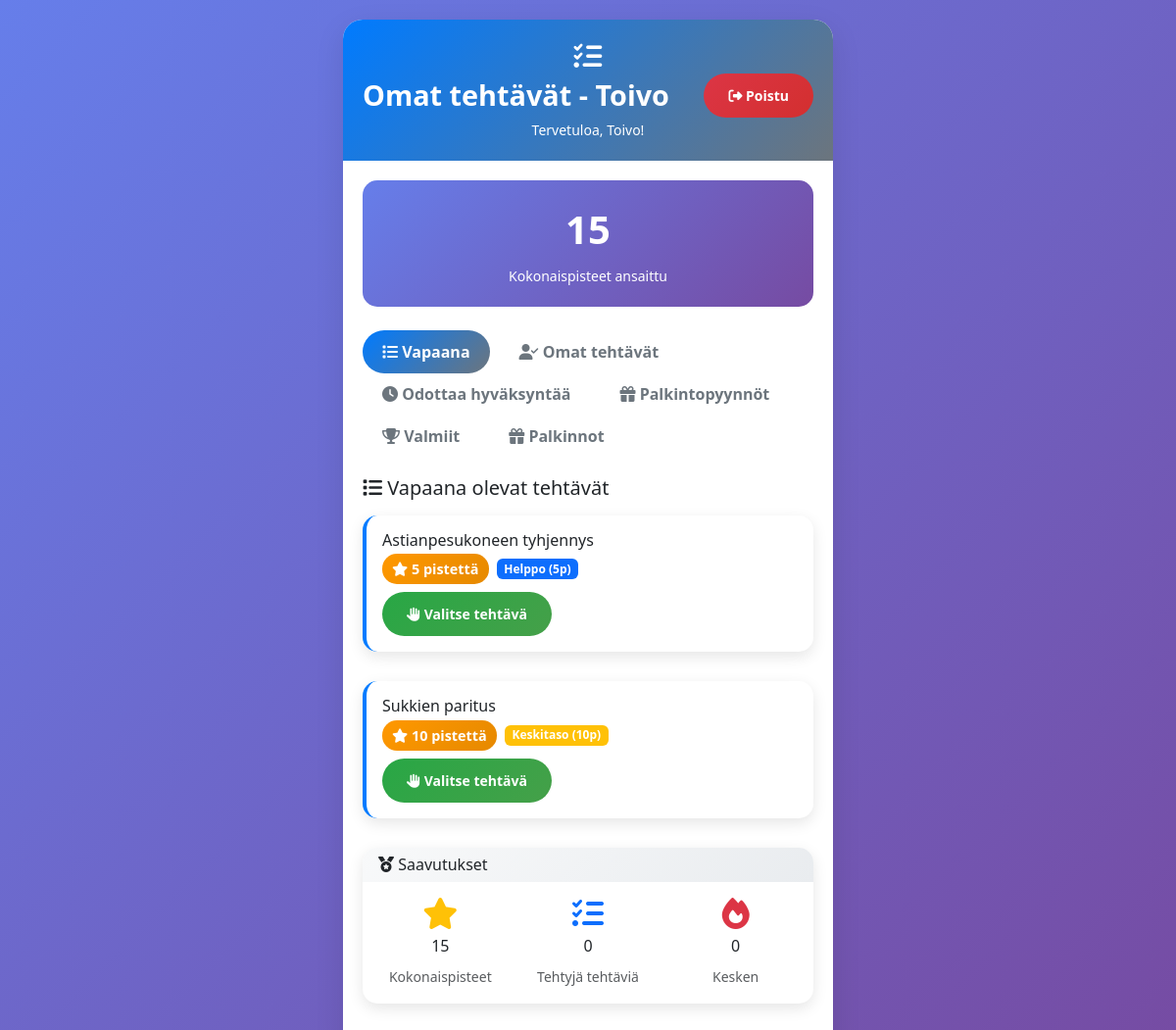
Page /child/dashboard (signed in) on the committed database.
### app.py (models this page shows)
class User(db.Model):
    id = db.Column(db.Integer, primary_key=True)
    username = db.Column(db.String(80), unique=True, nullable=False)
    password_hash = db.Column(db.String(120), nullable=False)
    role = db.Column(db.String(20), nullable=False)  # 'parent' or 'child'
    points = db.Column(db.Integer, default=0)
    created_at = db.Column(db.DateTime, default=datetime.utcnow)

class Task(db.Model):
    id = db.Column(db.Integer, primary_key=True)
    title = db.Column(db.String(100), nullable=False)
    description = db.Column(db.Text)
    points = db.Column(db.Integer, default=0)
    difficulty = db.Column(db.String(20), default='easy')  # easy, medium, hard
    status = db.Column(db.String(20), default='available')  # available, in_progress, completed, pending_approval
    assigned_to = db.Column(db.Integer, db.ForeignKey('user.id'), nullable=True)
    created_at = db.Column(db.DateTime, default=datetime.utcnow)
    completed_at = db.Column(db.DateTime, nullable=True)
    due_date = db.Column(db.DateTime, nullable=True)
    always_available = db.Column(db.Boolean, default=False)
    assigned_children = db.Column(db.String(200), nullable=True)  # Comma-separated list of child IDs
    template_id = db.Column(db.Integer, db.ForeignKey('task_template.id'), nullable=True)

class DifficultySetting(db.Model):
    id = db.Column(db.Integer, primary_key=True)
    name = db.Column(db.String(50), nullable=False)  # e.g., 'easy', 'medium', 'hard'
    display_name = db.Column(db.String(50), nullable=False)  # e.g., 'Helppo', 'Keskitaso', 'Vaikea'
    points = db.Column(db.Integer, nullable=False)
    color = db.Column(db.String(20), default='secondary')  # Bootstrap color class
    created_at = db.Column(db.DateTime, default=datetime.utcnow)

### app.py (the view)
@app.route('/child/dashboard')
def child_dashboard():
    if 'user_id' not in session or session['role'] != 'child':
        return redirect(url_for('login'))
    user = db.session.get(User, session['user_id'])
    all_tasks = Task.query.filter(
        (Task.status == 'available') |
        ((Task.always_available == True) & (Task.status != 'completed'))
    ).all()
    print(f"DEBUG: Child {user.username} - Found {len(all_tasks)} total tasks (available or always_available but not completed)")
    for task in all_tasks:
        print(f"DEBUG: Task ID {task.id}, Title: {task.title}, Status: {task.status}, Always Available: {task.always_available}, Assigned Children: {task.assigned_children}")
    available_tasks = []
    for task in all_tasks:
        is_assigned = True
        if task.assigned_children:
            assigned_child_ids = [int(x.strip()) for x in task.assigned_children.split(',') if x.strip()]
            if user.id not in assigned_child_ids:
                is_assigned = False
        if not is_assigned:
            continue
        if task.status == 'available' or task.always_available:
            available_tasks.append(task)
    print(f"DEBUG: Child {user.username} - Final available tasks: {len(available_tasks)}")
    for task in available_tasks:
        print(f"DEBUG: Available Task ID {task.id}, Title: {task.title}, Status: {task.status}")
    my_tasks = Task.query.filter_by(assigned_to=user.id, status='in_progress').order_by(Task.title.asc()).all()
    pending_tasks = Task.query.filter_by(assigned_to=user.id, status='pending_approval').order_by(Task.title.asc()).all()
    completed_tasks = TaskCompletion.query.filter_by(user_id=user.id).order_by(TaskCompletion.completed_at.desc()).limit(10).all()
    available_tasks.sort(key=lambda x: x.title)
    pending_reward_purchases = RewardPurchase.query.filter_by(
        user_id=user.id,
        approved_by_parent=False
    ).order_by(RewardPurchase.purchased_at.desc()).all()
    difficulty_settings = DifficultySetting.query.order_by(DifficultySetting.points.asc()).all()
    return render_template('child_dashboard.html',
                         available_tasks=available_tasks,
                         my_tasks=my_tasks,
                         pending_tasks=pending_tasks,
                         completed_tasks=completed_tasks,
                         pending_reward_purchases=pending_reward_purchases,
                         difficulty_settings=difficulty_settings,
                         user=user)

### templates/child_dashboard.html (shortened to what this page needs)
{% extends "base.html" %}
{% block header %}
<div class="d-flex justify-content-between align-items-center">
    <span>Omat tehtävät - {{ user.username }}</span>
    <a href="{{ url_for('logout') }}" class="btn btn-danger btn-sm">
        <i class="fas fa-sign-out-alt"></i> Poistu
    </a>
</div>
{% endblock %}
{% block content %}
<div class="stats-card mb-4">
    <div class="stats-number">{{ user.points }}</div>
    <small>Kokonaispisteet ansaittu</small>
</div>
<ul class="nav nav-tabs" id="childTabs" role="tablist">
    <li class="nav-item" role="presentation">
        <button class="nav-link {% if not my_tasks %}active{% endif %}" id="available-tab" data-bs-toggle="tab" data-bs-target="#available" type="button" role="tab">
            <i class="fas fa-list"></i> Vapaana
        </button>
    </li>
    <li class="nav-item" role="presentation">
        <button class="nav-link {% if my_tasks %}active{% endif %}" id="my-tasks-tab" data-bs-toggle="tab" data-bs-target="#my-tasks" type="button" role="tab">
            <i class="fas fa-user-check"></i> Omat tehtävät
        </button>
    </li>
    <li class="nav-item" role="presentation">
        <button class="nav-link" id="pending-tab" data-bs-toggle="tab" data-bs-target="#pending" type="button" role="tab">
            <i class="fas fa-clock"></i> Odottaa hyväksyntää
        </button>
    </li>
    <li class="nav-item" role="presentation">
        <button class="nav-link" id="pending-rewards-tab" data-bs-toggle="tab" data-bs-target="#pending-rewards" type="button" role="tab">
            <i class="fas fa-gift"></i> Palkintopyynnöt
        </button>
    </li>
    <li class="nav-item" role="presentation">
        <button class="nav-link" id="completed-tab" data-bs-toggle="tab" data-bs-target="#completed" type="button" role="tab">
            <i class="fas fa-trophy"></i> Valmiit
        </button>
    </li>
    <li class="nav-item" role="presentation">
        <button class="nav-link" id="rewards-tab" data-bs-toggle="tab" data-bs-target="#rewards" type="button" role="tab">
            <i class="fas fa-gift"></i> Palkinnot
        </button>
    </li>
</ul>
<div class="tab-content" id="childTabsContent">
    <div class="tab-pane fade {% if not my_tasks %}show active{% endif %}" id="available" role="tabpanel">
        <h5 class="mb-3"><i class="fas fa-list"></i> Vapaana olevat tehtävät</h5>
        {% if available_tasks %}
            {% for task in available_tasks %}
            <div class="card task-card {{ task.difficulty }}">
                <div class="card-body">
                    <div class="d-flex justify-content-between align-items-start">
                        <div class="flex-grow-1">
                            <h6 class="card-title mb-1">{{ task.title }}</h6>
                            <div class="d-flex align-items-center gap-2 mb-2">
                                <span class="points-badge">
                                    <i class="fas fa-star"></i> {{ task.points }} pistettä
                                </span>
                                {% for difficulty_setting in difficulty_settings %}
                                    {% if difficulty_setting.name == task.difficulty %}
                                        <span class="badge bg-{{ difficulty_setting.color }}">
                                            {{ difficulty_setting.display_name }}
                                        </span>
                                    {% endif %}
                                {% endfor %}
                            </div>
                            <a href="{{ url_for('pick_task', task_id=task.id) }}" class="btn btn-success btn-sm">
                                <i class="fas fa-hand-paper"></i> Valitse tehtävä
                            </a>
                        </div>
                    </div>
                </div>
            </div>
            {% endfor %}
        {% else %}
            <div class="text-center py-4">
                <i class="fas fa-clipboard-list fa-3x text-muted mb-3"></i>
                <h5 class="text-muted">Ei vapaana olevia tehtäviä</h5>
                <p class="text-muted">Tarkista myöhemmin uusien tehtävien varalta!</p>
            </div>
        {% endif %}
    </div>
</div>
<div class="card mt-4">
    <div class="card-header">
        <h6 class="mb-0"><i class="fas fa-medal"></i> Saavutukset</h6>
    </div>
    <div class="card-body">
        <div class="row text-center">
            <div class="col-4">
                <i class="fas fa-star fa-2x text-warning mb-2"></i>
                <h6>{{ user.points }}</h6>
                <small class="text-muted">Kokonaispisteet</small>
            </div>
            <div class="col-4">
                <i class="fas fa-tasks fa-2x text-primary mb-2"></i>
                <h6>{{ completed_tasks|length }}</h6>
                <small class="text-muted">Tehtyjä tehtäviä</small>
            </div>
            <div class="col-4">
                <i class="fas fa-fire fa-2x text-danger mb-2"></i>
                <h6>{{ my_tasks|length }}</h6>
                <small class="text-muted">Kesken</small>
            </div>
        </div>
    </div>
</div>
{% endblock %}

### templates/base.html (shortened to what this page needs)
<!DOCTYPE html>
<html lang="fi">
<head>
    <link href="https://cdn.jsdelivr.net/npm/bootstrap@5.3.0/dist/css/bootstrap.min.css" rel="stylesheet">
    <link href="https://cdnjs.cloudflare.com/ajax/libs/font-awesome/6.4.0/css/all.min.css" rel="stylesheet">
    <link href="{{ url_for('static', filename='css/style.css') }}" rel="stylesheet">
</head>
<body>
    <div class="main-container">
        <div class="header">
            <h1><i class="fas fa-tasks"></i> {% block header %}Kotityöapp{% endblock %}</h1>
            {% if session.username %}
            <small>Tervetuloa, {{ session.username }}!</small>
            {% endif %}
        </div>
        <div class="content">
            {% block content %}{% endblock %}
        </div>
    </div>
</body>
</html>

### static/css/style.css (style rules this page uses)
.task-card { margin-bottom: 2rem !important; }

### templates/base.html (style rules this page uses)
:root { --primary-color: #007bff; --secondary-color: #6c757d; --success-color: #28a745; --warning-color: #ffc107; --danger-color: #dc3545; --info-color: #17a2b8; --accent-color: #FF9800; --light-bg: #f8f9fa; --dark-bg: #343a40; }
body { font-family: 'Segoe UI', Tahoma, Geneva, Verdana, sans-serif; background: linear-gradient(135deg, #667eea 0%, #764ba2 100%); min-height: 100vh; }
.main-container { background: white; border-radius: 20px; box-shadow: 0 10px 30px rgba(0,0,0,0.1); margin: 20px auto; max-width: 500px; min-height: calc(100vh - 40px); overflow: hidden; }
.header { background: linear-gradient(135deg, var(--primary-color), var(--secondary-color)); color: white; padding: 20px; text-align: center; position: relative; }
.header h1 { margin: 0; font-size: 1.8rem; font-weight: 600; }
.content { padding: 20px; min-height: 400px; }
.btn-success { background: linear-gradient(135deg, var(--success-color), #45a049); border: none; border-radius: 25px; padding: 12px 25px; font-weight: 600; }
.btn-danger { background: linear-gradient(135deg, var(--danger-color), #d32f2f); border: none; border-radius: 25px; padding: 12px 25px; font-weight: 600; }
.card { border: none; border-radius: 15px; box-shadow: 0 5px 15px rgba(0,0,0,0.1); margin-bottom: 15px; transition: transform 0.3s ease; }
.card-header { background: linear-gradient(135deg, #f8f9fa, #e9ecef); border-bottom: none; border-radius: 15px 15px 0 0 !important; font-weight: 600; }
.stats-card { background: linear-gradient(135deg, #667eea, #764ba2); color: white; border-radius: 15px; padding: 20px; text-align: center; margin-bottom: 20px; }
.stats-number { font-size: 2.5rem; font-weight: bold; margin-bottom: 5px; }
.task-card { border-left: 4px solid var(--primary-color); }
.points-badge { background: linear-gradient(135deg, var(--accent-color), #e68900); color: white; padding: 5px 10px; border-radius: 15px; font-weight: 600; font-size: 0.9rem; }
.nav-tabs { border-bottom: none; margin-bottom: 20px; }
.nav-tabs .nav-link { border: none; border-radius: 25px; margin-right: 10px; padding: 10px 20px; color: #6c757d; font-weight: 600; }
.nav-tabs .nav-link.active { background: linear-gradient(135deg, var(--primary-color), var(--secondary-color)); color: white; }
@media (min-width: 769px) { .card { margin-bottom: 30px !important; } }
@media (min-width: 769px) { .card-body { position: relative !important; z-index: 1000 !important; } }
.card-body { position: relative !important; }
.card { margin-bottom: 30px !important; position: relative !important; }
.task-card { margin-bottom: 30px !important; }

### rows in the picture
User: username "Toivo", points "15"
Task: title "Astianpesukoneen tyhjennys", points "5"
DifficultySetting: display_name "Helppo (5p)"
Task: title "Sukkien paritus", points "10"
DifficultySetting: display_name "Keskitaso (10p)"

### other values in the picture
{{ completed_tasks|length }} "0"
{{ my_tasks|length }} "0"
